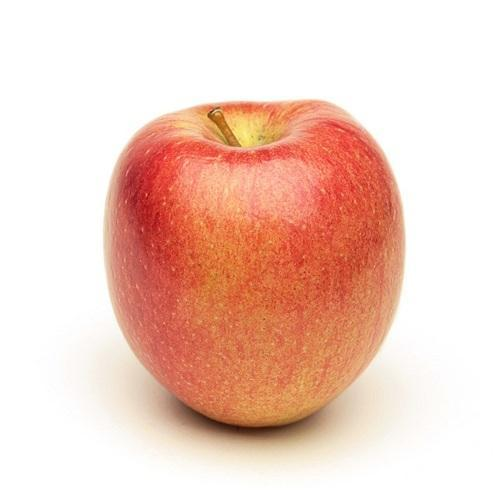
#> input picture Google/bb.jpg, 500 x 500 px, found by its file name
$ python tes-wavelet.py   (Python 2 division)
#> lines starting #> are read from the running program, lines starting #| are printed output that depends on the picture
import pywt
import cv2
import matplotlib.pyplot as plt
import numpy as np


def plotCoeffsImage(data, outdir, level):
    ax1 = plt.subplot(111)
    ax1.imshow(data, cmap='gray')
    plt.title('level' + level)
    plt.savefig(outdir+'_contour_'+level+'.jpg')
    plt.close()
    plt.close('all')
    plt.gcf().clear()


def plotCoeffsSpec(data, outdir, level):
    rows = len(data)
    cols = len(data[0])
    # print (rows,cols)
    # spectrum ###########
    plt.plot(np.ravel(data))
    plt.title('level_' + level + '_' + outdir)
    plt.xlim(0, rows*cols)
    plt.xlabel('Position')
    plt.ylabel('Frequency')

    plt.savefig(outdir+'.jpg')
    plt.close()
    plt.close('all')
    plt.gcf().clear()


def combineFigSpec(ll, lh, hl, hh, level):
    imgLL = cv2.imread(ll)
    imgLH = cv2.imread(lh)
    imgHL = cv2.imread(hl)
    imgHH = cv2.imread(hh)
    imHor1 = np.concatenate([imgLL, imgLH], axis=1)
    imHor2 = np.concatenate([imgHL, imgHH], axis=1)
    imVer = np.concatenate([imHor1, imHor2])
    cv2.imwrite(name + level+'_spectrum.jpg', imVer)


name = '1Wavelets'
image = cv2.imread("bb.jpg")
#> image is the input picture: shape (500, 500, 3); mean B, G, R 194.2, 207.1, 241.2
# [4 lines of commented-out code are left out]
gray = cv2.cvtColor(image, cv2.COLOR_BGR2GRAY)
coeff = pywt.dwt2(gray, "haar")  # ---- Dekomposisi lv 1
LL, (LH, HL, HH) = coeff
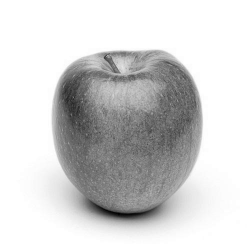
#> LL: shape (250, 250) float64; min 58, max 510, mean 431.6; drawn with min black and max white
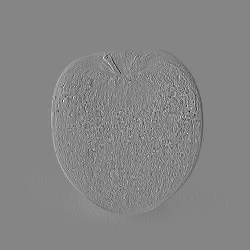
#> HL: shape (250, 250) float64; min -65.5, max 59.5, mean 0; drawn with min black and max white
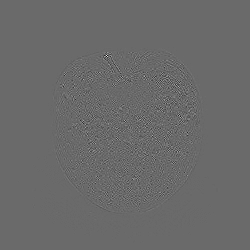
#> HH: shape (250, 250) float64; min -31, max 43.5, mean 0; drawn with min black and max white

a = np.concatenate(([LL, LH]), axis=1)
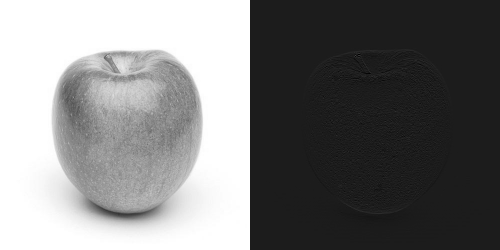
#> a: shape (250, 500) float64; min -64, max 510, mean 215.8; drawn with min black and max white
b = np.concatenate(([HL, HH]), axis=1)
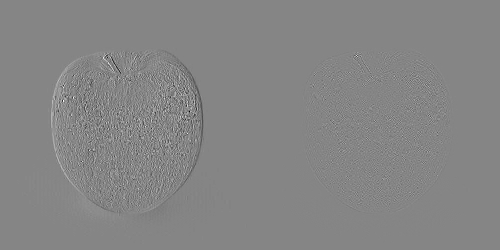
#> b: shape (250, 500) float64; min -65.5, max 59.5, mean 0; drawn with min black and max white
c = np.concatenate(([a, b]))
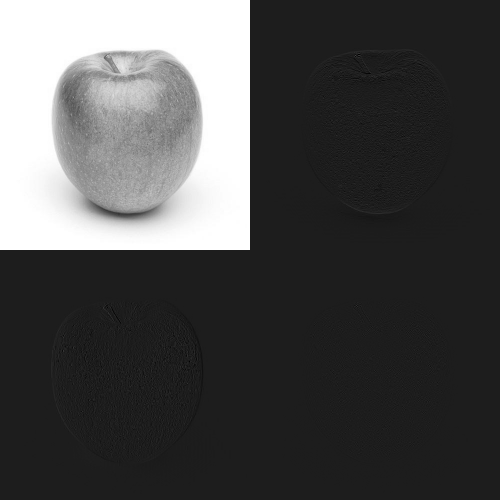
#> c: shape (500, 500) float64; min -65.5, max 510, mean 107.9; drawn with min black and max white
# # print (c)
plotCoeffsImage(c, name, '1')
plotCoeffsSpec(LL, 'LL', '1')
#> in plotCoeffsSpec, `rows = len(data)`: rows = 250
plotCoeffsSpec(LH, 'LH', '1')
plotCoeffsSpec(HL, 'HL', '1')
plotCoeffsSpec(HH, 'HH', '1')
#> call 4 of plotCoeffsSpec, with outdir = 'HH', level = '1'
#> in plotCoeffsSpec (call 4), `plt.savefig(outdir+'.jpg')`:
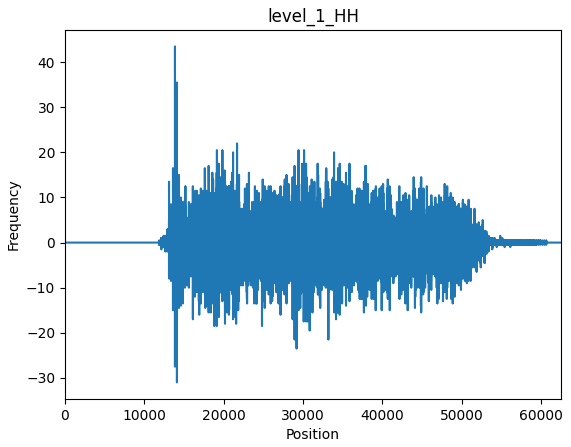
#> figure drawn by matplotlib, 1 panel; curve peaks at x = 13856, y = 43.5
combineFigSpec('LL.jpg', 'LH.jpg', 'HL.jpg', 'HH.jpg', '1')
#> (the run stopped early here; a loop or call above may not have finished)

$ run again, with Google/bb2.jpg copied over Google/bb.jpg
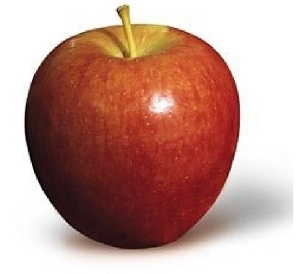
#> input picture Google/bb2.jpg, 300 x 274 px, found by its file name
#> image is the input picture: shape (274, 300, 3); mean B, G, R 144.2, 153.4, 193.4
#> `c = np.concatenate(([a, b]))`:
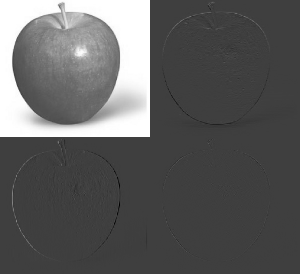
#> c: shape (274, 300) float64; min -167.5, max 510, mean 82.2; drawn with min black and max white
#> rows = 137
#> cols = 150
#> in plotCoeffsSpec (call 4), `plt.savefig(outdir+'.jpg')`:
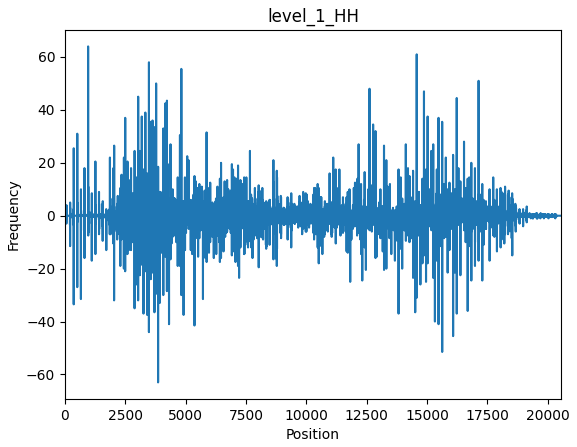
#> figure drawn by matplotlib, 1 panel; curve peaks at x = 958, y = 64

$ run again, with Google/del.jpg copied over Google/bb.jpg
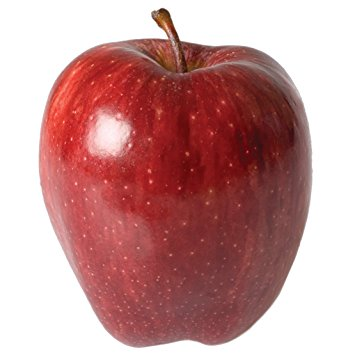
#> input picture Google/del.jpg, 355 x 355 px, found by its file name
#> image is the input picture: shape (355, 355, 3); mean B, G, R 150.3, 150.7, 197.5
#> `c = np.concatenate(([a, b]))`:
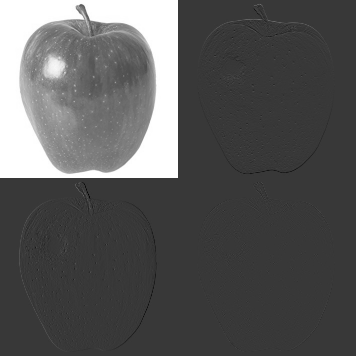
#> c: shape (356, 356) float64; min -145, max 510, mean 82.6; drawn with min black and max white
#> rows = 178
#> in plotCoeffsSpec (call 4), `plt.savefig(outdir+'.jpg')`:
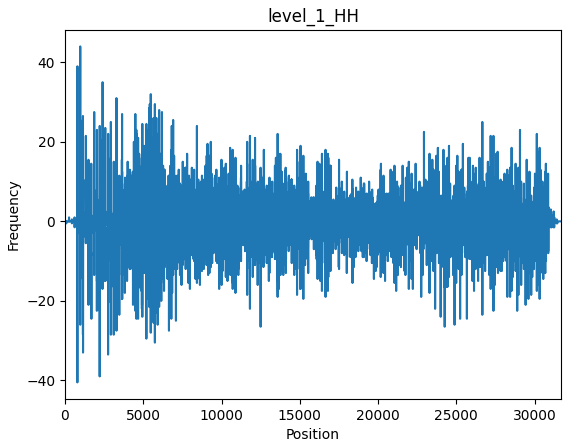
#> figure drawn by matplotlib, 1 panel; curve peaks at x = 974, y = 44

$ run again, with Google/gd.jpg copied over Google/bb.jpg
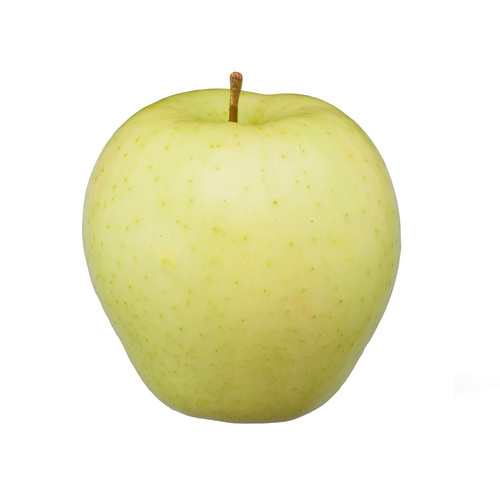
#> input picture Google/gd.jpg, 500 x 500 px, found by its file name
#> image is the input picture: shape (500, 500, 3); mean B, G, R 207.7, 236.7, 238
#> rows = 250
#> in plotCoeffsSpec (call 4), `plt.savefig(outdir+'.jpg')`:
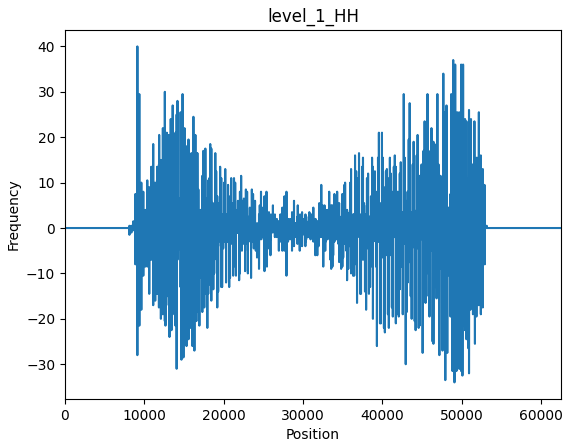
#> figure drawn by matplotlib, 1 panel; curve peaks at x = 9120, y = 40
